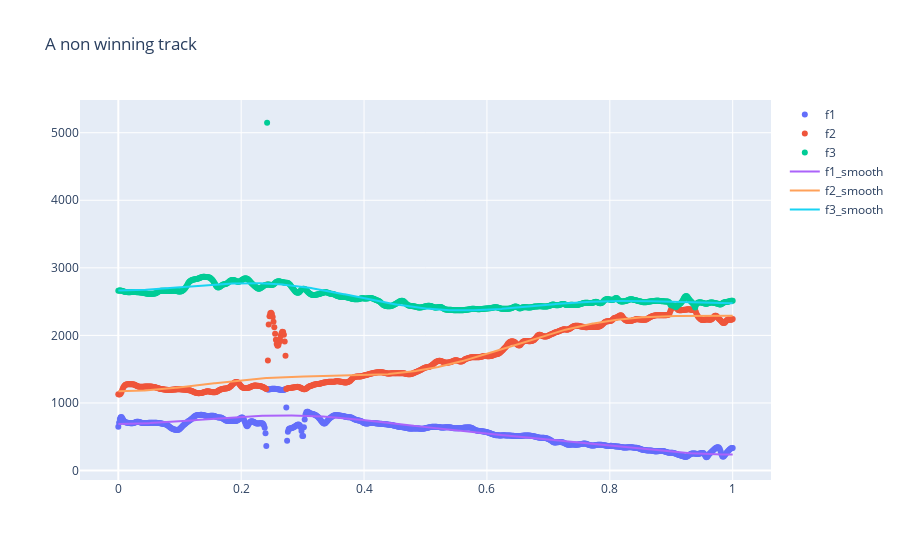

The notebook cell this image was saved under:
### Code cell
fig2 = go.Figure()
fig2.add_trace(go.Scatter(x=time_domain, y=non_winner_track[0,:],
                    mode='markers',
                    name='f1'))
fig2.add_trace(go.Scatter(x=time_domain, y=non_winner_track[1,:],
                    mode='markers',
                    name='f2'))
fig2.add_trace(go.Scatter(x=time_domain, y=non_winner_track[2,:],
                    mode='markers',
                    name='f3'))                    
fig2.add_trace(go.Scatter(x=time_domain, y=non_winner_smooth[0,:],
                    mode='lines',
                    name='f1_smooth'))
fig2.add_trace(go.Scatter(x=time_domain, y=non_winner_smooth[1,:],
                    mode='lines',
                    name='f2_smooth'))
fig2.add_trace(go.Scatter(x=time_domain, y=non_winner_smooth[2,:],
                    mode='lines',
                    name='f3_smooth')) 
fig2.update_layout(
    title="A non winning track",
)                                                           
fig2.show()

### Figure 1 — Plotly figure (JSON) as saved in the notebook; plotly's stock layout.template omitted (floating-point values rounded to 4 significant figures; data arrays with more than 128 entries replaced by an {"elided": "..."} marker saying what was removed)
{"data": [{"mode": "markers", "name": "f1", "type": "scatter", "x": {"elided": "769 float values"}, "y": {"elided": "769 float values"}}, {"mode": "markers", "name": "f2", "type": "scatter", "x": {"elided": "769 float values"}, "y": {"elided": "769 float values"}}, {"mode": "markers", "name": "f3", "type": "scatter", "x": {"elided": "769 float values"}, "y": {"elided": "769 float values"}}, {"mode": "lines", "name": "f1_smooth", "type": "scatter", "x": {"elided": "769 float values"}, "y": {"elided": "769 float values"}}, {"mode": "lines", "name": "f2_smooth", "type": "scatter", "x": {"elided": "769 float values"}, "y": {"elided": "769 float values"}}, {"mode": "lines", "name": "f3_smooth", "type": "scatter", "x": {"elided": "769 float values"}, "y": {"elided": "769 float values"}}], "layout": {"title": {"text": "A non winning track"}}}
